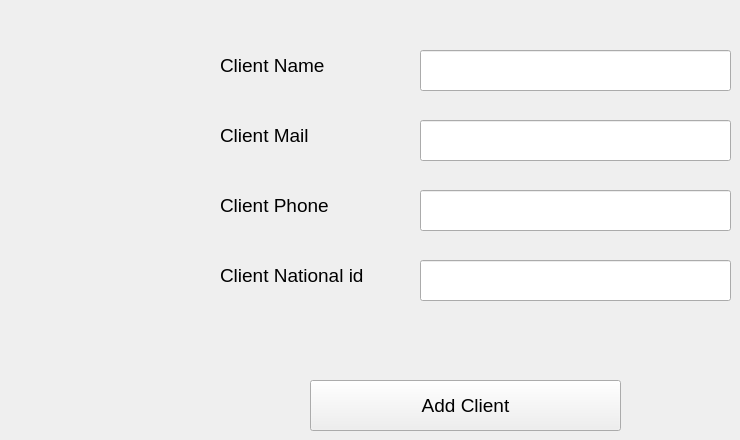
      <widget class="QWidget" name="tab_17">
       <attribute name="title">
        <string>Add Client </string>
       </attribute>
       <widget class="QLineEdit" name="lineEdit_18">
        <property name="geometry">
         <rect>
          <x>420</x>
          <y>50</y>
          <width>311</width>
          <height>41</height>
         </rect>
        </property>
        <property name="font">
         <font>
          <family>Segoe UI</family>
          <pointsize>14</pointsize>
         </font>
        </property>
        <property name="placeholderText">
         <string/>
        </property>
       </widget>
       <widget class="QLabel" name="label_25">
        <property name="geometry">
         <rect>
          <x>220</x>
          <y>50</y>
          <width>161</width>
          <height>31</height>
         </rect>
        </property>
        <property name="font">
         <font>
          <family>Segoe UI</family>
          <pointsize>14</pointsize>
         </font>
        </property>
        <property name="text">
         <string>Client Name</string>
        </property>
       </widget>
       <widget class="QLabel" name="label_26">
        <property name="geometry">
         <rect>
          <x>220</x>
          <y>120</y>
          <width>161</width>
          <height>31</height>
         </rect>
        </property>
        <property name="font">
         <font>
          <family>Segoe UI</family>
          <pointsize>14</pointsize>
         </font>
        </property>
        <property name="text">
         <string>Client Mail</string>
        </property>
       </widget>
       <widget class="QLineEdit" name="lineEdit_19">
        <property name="geometry">
         <rect>
          <x>420</x>
          <y>120</y>
          <width>311</width>
          <height>41</height>
         </rect>
        </property>
        <property name="font">
         <font>
          <family>Segoe UI</family>
          <pointsize>14</pointsize>
         </font>
        </property>
        <property name="placeholderText">
         <string/>
        </property>
       </widget>
       <widget class="QLabel" name="label_27">
        <property name="geometry">
         <rect>
          <x>220</x>
          <y>190</y>
          <width>161</width>
          <height>31</height>
         </rect>
        </property>
        <property name="font">
         <font>
          <family>Segoe UI</family>
          <pointsize>14</pointsize>
         </font>
        </property>
        <property name="text">
         <string>Client Phone</string>
        </property>
       </widget>
       <widget class="QLineEdit" name="lineEdit_20">
        <property name="geometry">
         <rect>
          <x>420</x>
          <y>190</y>
          <width>311</width>
          <height>41</height>
         </rect>
        </property>
        <property name="font">
         <font>
          <family>Segoe UI</family>
          <pointsize>14</pointsize>
         </font>
        </property>
        <property name="placeholderText">
         <string/>
        </property>
       </widget>
       <widget class="QLabel" name="label_28">
        <property name="geometry">
         <rect>
          <x>220</x>
          <y>260</y>
          <width>161</width>
          <height>31</height>
         </rect>
        </property>
        <property name="font">
         <font>
          <family>Segoe UI</family>
          <pointsize>14</pointsize>
         </font>
        </property>
        <property name="text">
         <string>Client National id</string>
        </property>
       </widget>
       <widget class="QLineEdit" name="lineEdit_21">
        <property name="geometry">
         <rect>
          <x>420</x>
          <y>260</y>
          <width>311</width>
          <height>41</height>
         </rect>
        </property>
        <property name="font">
         <font>
          <family>Segoe UI</family>
          <pointsize>14</pointsize>
         </font>
        </property>
        <property name="placeholderText">
         <string/>
        </property>
       </widget>
       <widget class="QPushButton" name="pushButton_18">
        <property name="geometry">
         <rect>
          <x>310</x>
          <y>380</y>
          <width>311</width>
          <height>51</height>
         </rect>
        </property>
        <property name="font">
         <font>
          <family>Segoe UI</family>
          <pointsize>14</pointsize>
         </font>
        </property>
        <property name="text">
         <string>Add Client</string>
        </property>
       </widget>
      </widget>
